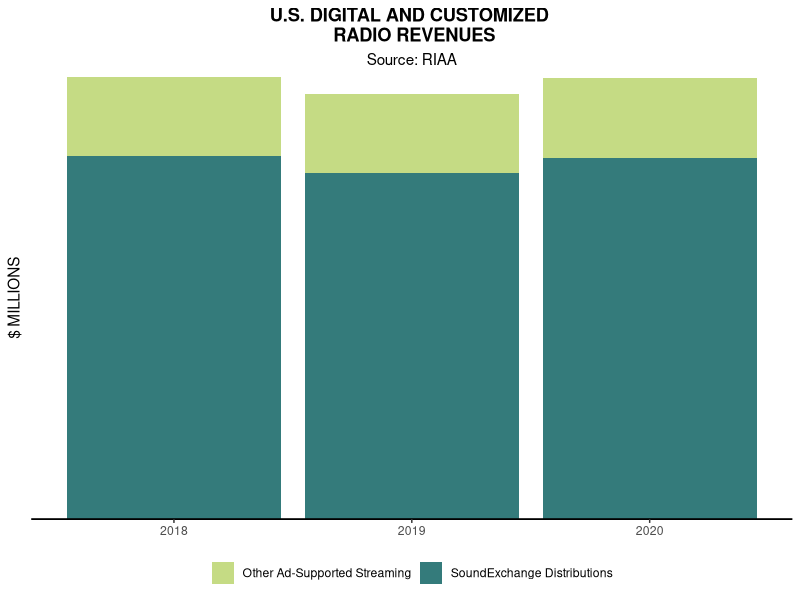

Recreate this plot in R.
## ---- chunk 1
knitr::opts_chunk$set(echo = TRUE)
## ---- chunk 2
library(tidyverse)
## ---- chunk 3
#i could not import csv file, and i
#got help from here: https://stackoverflow.com/a/45977065
library(readxl)
music_revenue <- read_excel("data/Revenue_Chart_Full_Data.xlsx", skip = 1) 
## ---- chunk 4
music_revenue %>% 
  head(5)
## ---- chunk 5
str(music_revenue)
## ---- chunk 6
revenue_18_20 <- music_revenue %>% 
                 select("Year"="Year (copy)", "Format", "Value"="Value (Actual)") %>% 
                 filter(Year >= 2018) %>%
                 arrange(Year) %>% 
                 mutate(Value = as.numeric(Value))
## ---- chunk 7
revenue_18_20 %>% 
              head(10)
## ---- chunk 8
revenue_18_20 %>% 
  str()
## ---- chunk 9
annual_retail <- revenue_18_20 %>% 
                 group_by(Year) %>% 
                  summarize(tol_revenue = sum(Value)) 
## ---- chunk 10
annual_retail %>% 
              print()
## ---- chunk 11
#define some character vectors to increase code readability.
stream <- c("Paid Subscription", "On-Demand Streaming (Ad-Supported)", "Other Ad-Supported Streaming", "SoundExchange Distributions", "Limited Tier Paid Subscription")
physical <- c("LP/EP", "CD")
download <- c("Download Album", "Download Single")
## ---- chunk 12
revenue_categorized_20 <- revenue_18_20 %>% 
                          filter(Year == 2020) %>% 
                          mutate(category = case_when( Format %in% stream ~ "Streaming",
                               Format == "Synchronization" ~ "Synchronization",
                               Format %in% physical ~ "Physical",
                               Format %in% download ~ "Digital Downloads",
                               TRUE ~ "The Others"
    
  ))
## ---- chunk 13
share_table   <- revenue_categorized_20 %>%
                 group_by(category) %>%
                 summarize(cat_total=sum(Value)) %>% 
                 mutate(prop = round(cat_total /sum(cat_total) * 100,2))
## ---- chunk 14
share_table %>% 
  print()
## ---- chunk 15
fig_5_data <- revenue_18_20 %>%
              filter(Format %in% c("SoundExchange Distributions", "Other Ad-Supported Streaming")) %>% 
#mutate_at(vars("Format"), as.factor)
mutate_at(vars("Year", "Format"), as.factor)
## ---- chunk 16
str(fig_5_data)
## ---- chunk 17
library(ggplot2)
## ---- chunk 18
labels <- c("$ 1,161", "$1,115", "$1,1559")
## ---- chunk 19
fig_5_data %>% 
ggplot(aes(x=Year, y=Value, fill=Format)) + 
  geom_col(position="stack") +
  scale_fill_manual(values = c("#c5db84","#347b7b")) +
  scale_y_continuous(expand = c(0,0)) +
  ggtitle("U.S. DIGITAL AND CUSTOMIZED \n RADIO REVENUES", subtitle = "Source: RIAA" ) +
  labs("y" = "$ MILLIONS") +
  theme_classic() +
  theme(plot.title = element_text(hjust = 0.5, face="bold"),
        plot.subtitle =  element_text(hjust = 0.5),
        axis.title.x = element_blank(),
        axis.line.x  = element_line(size = 0.6),
        axis.line.y  = element_blank(),
        axis.text.y  = element_blank(),
        axis.ticks.y = element_blank(),
        legend.title = element_blank(),
        legend.position = "bottom")  # i could not add the labels this time since i do not have so much time. but it should be done ggtext layer.
#if you see a way, let me know that.
